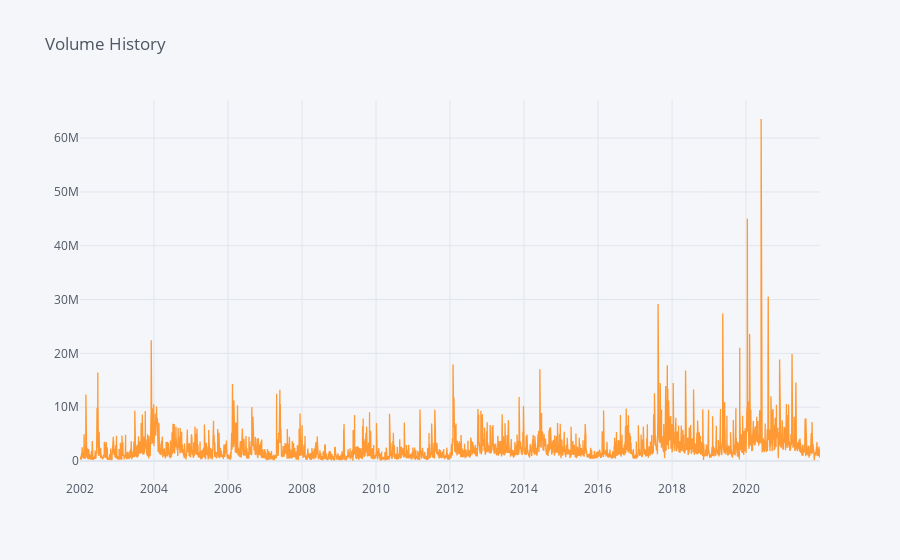

Notebook source saved alongside this figure:
### Code cell
Tata_df['Volume'].iplot(kind = 'line',title = 'Volume History')

### Figure 1 — Plotly figure (JSON) as saved in the notebook; plotly's stock layout.template omitted (floating-point values rounded to 4 significant figures; data arrays with more than 128 entries replaced by an {"elided": "..."} marker saying what was removed)
{"data": [{"line": {"color": "rgba(255, 153, 51, 1.0)", "dash": "solid", "shape": "linear", "width": 1.3}, "mode": "lines", "name": "Volume", "text": "", "type": "scatter", "x": {"elided": "4942 str values"}, "y": {"elided": "4942 int values"}}], "layout": {"legend": {"bgcolor": "#F5F6F9", "font": {"color": "#4D5663"}}, "paper_bgcolor": "#F5F6F9", "plot_bgcolor": "#F5F6F9", "title": {"font": {"color": "#4D5663"}, "text": "Volume History"}, "xaxis": {"gridcolor": "#E1E5ED", "showgrid": true, "tickfont": {"color": "#4D5663"}, "title": {"font": {"color": "#4D5663"}, "text": ""}, "zerolinecolor": "#E1E5ED"}, "yaxis": {"gridcolor": "#E1E5ED", "showgrid": true, "tickfont": {"color": "#4D5663"}, "title": {"font": {"color": "#4D5663"}, "text": ""}, "zerolinecolor": "#E1E5ED"}}}
